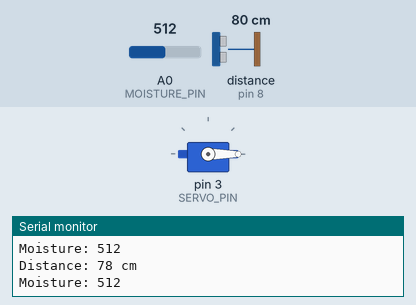
This sketch was run on a simulated Arduino Uno, built with avr-gcc and run on an emulated ATmega328P. On the bench: servo, the last lines printed to the serial monitor. Wiring (inferred from the names in the program): ultrasonic range finder: trigger pin 9; echo pin 8. Inputs (shaded band) come from the test bench; at power-on: distance to the obstacle (sensor on pin 8) 80 cm, A0 (MOISTURE_PIN) = 512. The echo pulse lasts 58.3 µs per cm.

Above: at 1.3 s.
1.4 s: distance to the obstacle (sensor on pin 8) set to 17 cm
2.9 s: distance to the obstacle (sensor on pin 8) set to 14 cm
At 4.0 s:
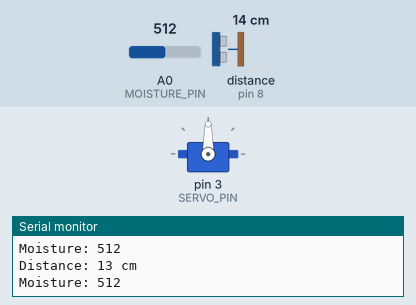
4.5 s: distance to the obstacle (sensor on pin 8) set to 18 cm
At 7.2 s:
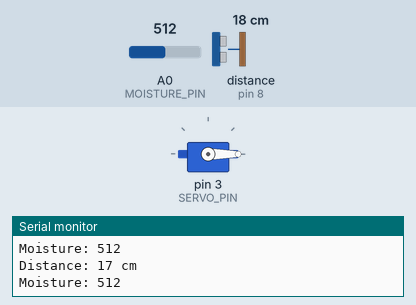
7.5 s: distance to the obstacle (sensor on pin 8) set to 2 cm
At 8.8 s:
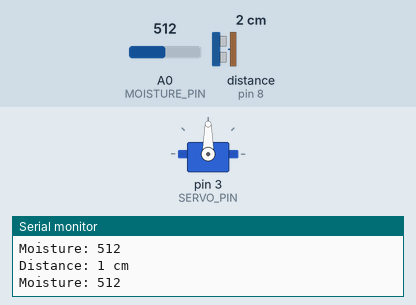
Timing chart, 0 to 11.5 s (numbered marks = the images above; inputs shaded):
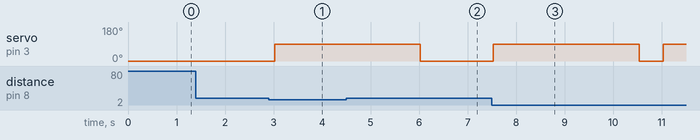

The sketch:

smart_dustbin.ino
```cpp
#include <Servo.h>

#define TRIG_PIN 9
#define ECHO_PIN 8
#define MOISTURE_PIN A0
#define SERVO_PIN 3

Servo lidServo;

void setup() {
  pinMode(TRIG_PIN, OUTPUT);
  pinMode(ECHO_PIN, INPUT);
  pinMode(MOISTURE_PIN, INPUT);

  lidServo.attach(SERVO_PIN);
  lidServo.write(0);  // Lid closed

  Serial.begin(9600);
}

void loop() {
  long duration, distance;

  // Read ultrasonic sensor
  digitalWrite(TRIG_PIN, LOW);
  delayMicroseconds(2);
  digitalWrite(TRIG_PIN, HIGH);
  delayMicroseconds(10);
  digitalWrite(TRIG_PIN, LOW);

  duration = pulseIn(ECHO_PIN, HIGH);
  distance = duration * 0.034 / 2;

  // Read moisture sensor
  int moisture = analogRead(MOISTURE_PIN);

  Serial.print("Distance: ");
  Serial.print(distance);
  Serial.println(" cm");

  Serial.print("Moisture: ");
  Serial.println(moisture);

  // If hand detected (less than 15 cm), open lid
  if (distance < 15) {
    lidServo.write(90);  // Open
    delay(3000);         // Keep open for 3 seconds
    lidServo.write(0);   // Close
  }

  delay(500);
}
```

Measured:
- the behaviour switches between 16 and 15 cm on distance to the obstacle (sensor on pin 8) (found by bisection; images 0 and 1)
- after the input at 2.9 s, servo on pin 3 (SERVO_PIN): 0° → 90° after 0.13 s
- after the input at 4.5 s, servo on pin 3 (SERVO_PIN): goes on until 6.0 s, then stays 0°
- after the input at 7.5 s, servo on pin 3 (SERVO_PIN): 0° → 90° at once, → 0° 3.0 s later, → 90° 0.50 s later
